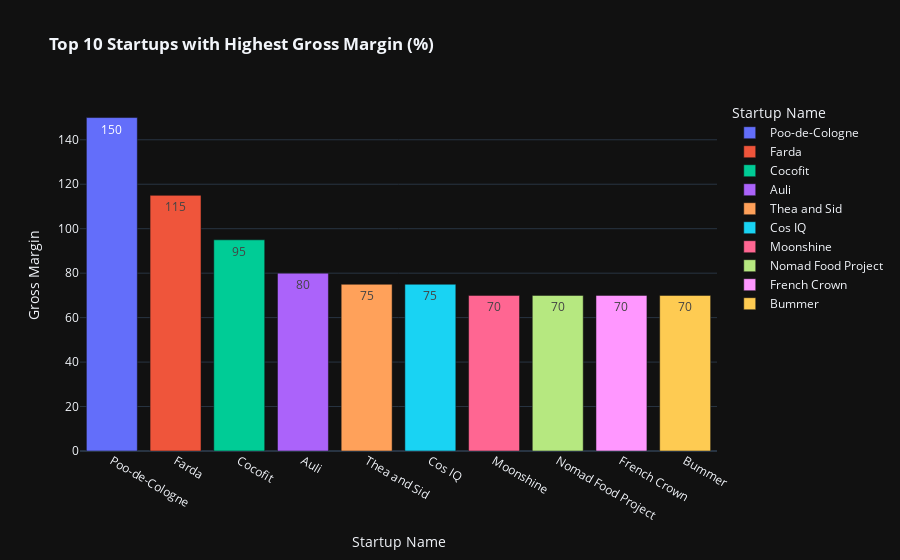

Write notebook code for a chart like this one.
### Code cell
top_10_gross_margin = shark_tank.sort_values('Gross Margin',ascending=False)[0:10]
fig = px.bar(top_10_gross_margin,x='Startup Name',y='Gross Margin',title='<b> Top 10 Startups with Highest Gross Margin (%) </b>',color='Startup Name',text =top_10_gross_margin['Gross Margin'])
fig.update_traces(textangle=0)
fig.show()

### Figure 1 — Plotly figure (JSON) as saved in the notebook; plotly's stock layout.template omitted (floating-point values rounded to 4 significant figures)
{"data": [{"alignmentgroup": "True", "hovertemplate": "Startup Name=%{x}<br>Gross Margin=%{text}<extra></extra>", "legendgroup": "Poo-de-Cologne", "marker": {"color": "#636efa", "pattern": {"shape": ""}}, "name": "Poo-de-Cologne", "offsetgroup": "Poo-de-Cologne", "orientation": "v", "showlegend": true, "text": [150], "textangle": 0, "textposition": "auto", "type": "bar", "x": ["Poo-de-Cologne"], "xaxis": "x", "y": [150], "yaxis": "y"}, {"alignmentgroup": "True", "hovertemplate": "Startup Name=%{x}<br>Gross Margin=%{text}<extra></extra>", "legendgroup": "Farda", "marker": {"color": "#EF553B", "pattern": {"shape": ""}}, "name": "Farda", "offsetgroup": "Farda", "orientation": "v", "showlegend": true, "text": [115], "textangle": 0, "textposition": "auto", "type": "bar", "x": ["Farda"], "xaxis": "x", "y": [115], "yaxis": "y"}, {"alignmentgroup": "True", "hovertemplate": "Startup Name=%{x}<br>Gross Margin=%{text}<extra></extra>", "legendgroup": "Cocofit", "marker": {"color": "#00cc96", "pattern": {"shape": ""}}, "name": "Cocofit", "offsetgroup": "Cocofit", "orientation": "v", "showlegend": true, "text": [95], "textangle": 0, "textposition": "auto", "type": "bar", "x": ["Cocofit"], "xaxis": "x", "y": [95], "yaxis": "y"}, {"alignmentgroup": "True", "hovertemplate": "Startup Name=%{x}<br>Gross Margin=%{text}<extra></extra>", "legendgroup": "Auli", "marker": {"color": "#ab63fa", "pattern": {"shape": ""}}, "name": "Auli", "offsetgroup": "Auli", "orientation": "v", "showlegend": true, "text": [80], "textangle": 0, "textposition": "auto", "type": "bar", "x": ["Auli"], "xaxis": "x", "y": [80], "yaxis": "y"}, {"alignmentgroup": "True", "hovertemplate": "Startup Name=%{x}<br>Gross Margin=%{text}<extra></extra>", "legendgroup": "Thea and Sid", "marker": {"color": "#FFA15A", "pattern": {"shape": ""}}, "name": "Thea and Sid", "offsetgroup": "Thea and Sid", "orientation": "v", "showlegend": true, "text": [75], "textangle": 0, "textposition": "auto", "type": "bar", "x": ["Thea and Sid"], "xaxis": "x", "y": [75], "yaxis": "y"}, {"alignmentgroup": "True", "hovertemplate": "Startup Name=%{x}<br>Gross Margin=%{text}<extra></extra>", "legendgroup": "Cos IQ", "marker": {"color": "#19d3f3", "pattern": {"shape": ""}}, "name": "Cos IQ", "offsetgroup": "Cos IQ", "orientation": "v", "showlegend": true, "text": [75], "textangle": 0, "textposition": "auto", "type": "bar", "x": ["Cos IQ"], "xaxis": "x", "y": [75], "yaxis": "y"}, {"alignmentgroup": "True", "hovertemplate": "Startup Name=%{x}<br>Gross Margin=%{text}<extra></extra>", "legendgroup": "Moonshine", "marker": {"color": "#FF6692", "pattern": {"shape": ""}}, "name": "Moonshine", "offsetgroup": "Moonshine", "orientation": "v", "showlegend": true, "text": [70], "textangle": 0, "textposition": "auto", "type": "bar", "x": ["Moonshine"], "xaxis": "x", "y": [70], "yaxis": "y"}, {"alignmentgroup": "True", "hovertemplate": "Startup Name=%{x}<br>Gross Margin=%{text}<extra></extra>", "legendgroup": "Nomad Food Project", "marker": {"color": "#B6E880", "pattern": {"shape": ""}}, "name": "Nomad Food Project", "offsetgroup": "Nomad Food Project", "orientation": "v", "showlegend": true, "text": [70], "textangle": 0, "textposition": "auto", "type": "bar", "x": ["Nomad Food Project"], "xaxis": "x", "y": [70], "yaxis": "y"}, {"alignmentgroup": "True", "hovertemplate": "Startup Name=%{x}<br>Gross Margin=%{text}<extra></extra>", "legendgroup": "French Crown", "marker": {"color": "#FF97FF", "pattern": {"shape": ""}}, "name": "French Crown", "offsetgroup": "French Crown", "orientation": "v", "showlegend": true, "text": [70], "textangle": 0, "textposition": "auto", "type": "bar", "x": ["French Crown"], "xaxis": "x", "y": [70], "yaxis": "y"}, {"alignmentgroup": "True", "hovertemplate": "Startup Name=%{x}<br>Gross Margin=%{text}<extra></extra>", "legendgroup": "Bummer", "marker": {"color": "#FECB52", "pattern": {"shape": ""}}, "name": "Bummer", "offsetgroup": "Bummer", "orientation": "v", "showlegend": true, "text": [70], "textangle": 0, "textposition": "auto", "type": "bar", "x": ["Bummer"], "xaxis": "x", "y": [70], "yaxis": "y"}], "layout": {"barmode": "relative", "legend": {"title": {"text": "Startup Name"}, "tracegroupgap": 0}, "title": {"text": "<b> Top 10 Startups with Highest Gross Margin (%) </b>"}, "xaxis": {"anchor": "y", "categoryarray": ["Poo-de-Cologne", "Farda", "Cocofit", "Auli", "Thea and Sid", "Cos IQ", "Moonshine", "Nomad Food Project", "French Crown", "Bummer"], "categoryorder": "array", "domain": [0, 1], "title": {"text": "Startup Name"}}, "yaxis": {"anchor": "x", "domain": [0, 1], "title": {"text": "Gross Margin"}}}}
